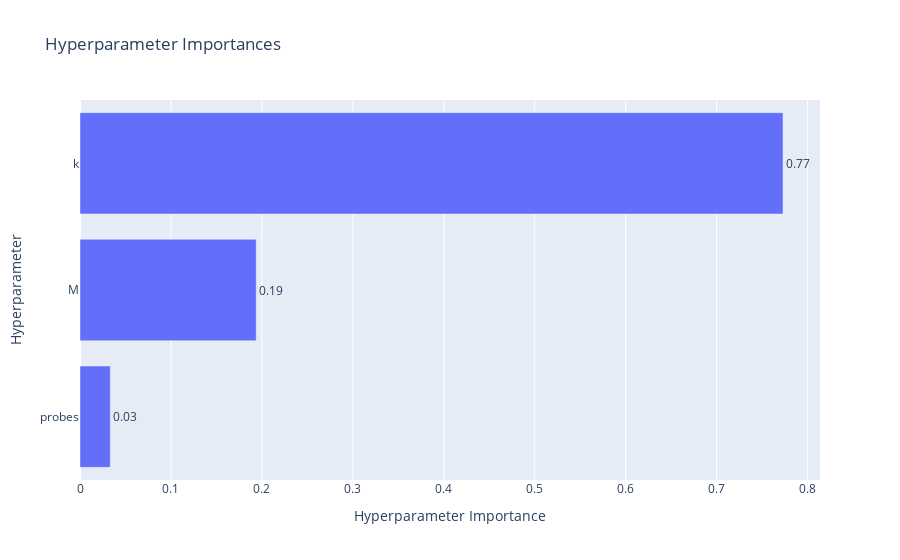

Notebook code for this chart:
### Code cell
from optuna.visualization import plot_optimization_history, plot_param_importances

plot_optimization_history(study)
plot_param_importances(study)

### Figure 1 — Plotly figure (JSON) as saved in the notebook; plotly's stock layout.template omitted (floating-point values rounded to 4 significant figures)
{"data": [{"cliponaxis": false, "hovertemplate": ["probes (IntDistribution): 0.03326843605906412<extra></extra>", "M (IntDistribution): 0.19373089759097045<extra></extra>", "k (IntDistribution): 0.7730006663499654<extra></extra>"], "name": "Objective Value", "orientation": "h", "text": ["0.03", "0.19", "0.77"], "textposition": "outside", "type": "bar", "x": [0.03327, 0.1937, 0.773], "y": ["probes", "M", "k"]}], "layout": {"title": {"text": "Hyperparameter Importances"}, "xaxis": {"title": {"text": "Hyperparameter Importance"}}, "yaxis": {"title": {"text": "Hyperparameter"}}}}
